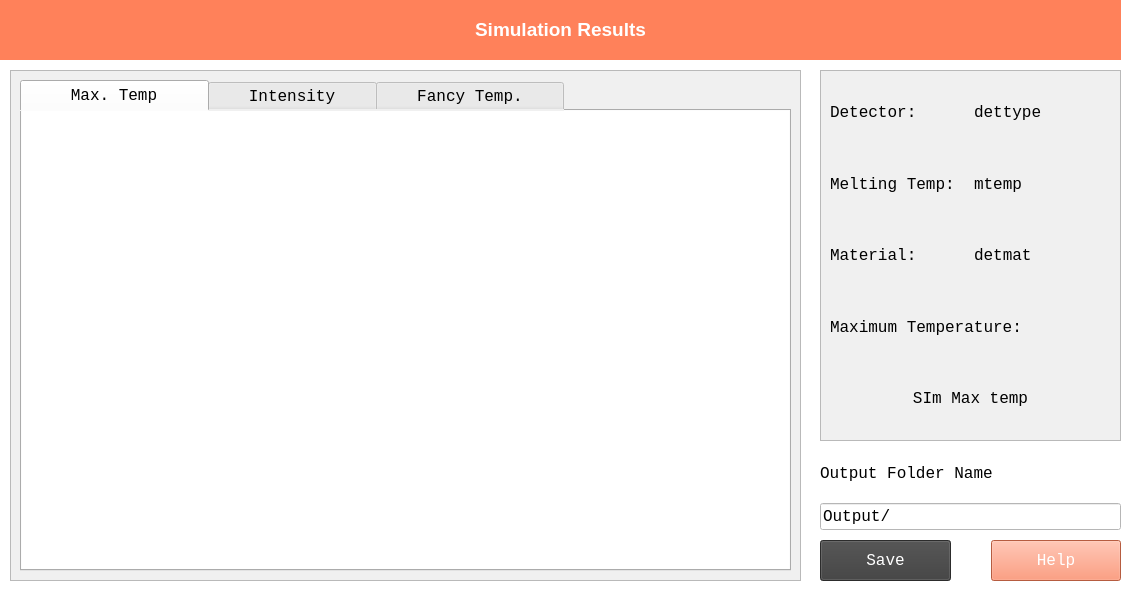
<?xml version="1.0" encoding="UTF-8"?>
<ui version="4.0">
 <class>Form</class>
 <widget class="QWidget" name="Form">
  <property name="geometry">
   <rect>
    <x>0</x>
    <y>0</y>
    <width>1131</width>
    <height>610</height>
   </rect>
  </property>
  <property name="windowTitle">
   <string>Form</string>
  </property>
  <property name="styleSheet">
   <string notr="true">background-color: rgb(255, 255, 255);</string>
  </property>
  <widget class="QFrame" name="frame_6">
   <property name="geometry">
    <rect>
     <x>10</x>
     <y>70</y>
     <width>791</width>
     <height>511</height>
    </rect>
   </property>
   <property name="styleSheet">
    <string notr="true">background-color: rgb(240, 240, 240)
</string>
   </property>
   <property name="frameShape">
    <enum>QFrame::StyledPanel</enum>
   </property>
   <property name="frameShadow">
    <enum>QFrame::Raised</enum>
   </property>
   <layout class="QVBoxLayout" name="verticalLayout_12">
    <item>
     <widget class="QTabWidget" name="tabWidgetTempCp">
      <property name="minimumSize">
       <size>
        <width>0</width>
        <height>17</height>
       </size>
      </property>
      <property name="font">
       <font>
        <family>Courier New</family>
        <pointsize>12</pointsize>
       </font>
      </property>
      <property name="autoFillBackground">
       <bool>false</bool>
      </property>
      <property name="styleSheet">
       <string notr="true">QTabBar::tab 
{
    border-top-color: rgb(61, 61, 61);
    border-color: rgb(61, 61, 61);
    color: white;
    background: rgb(61, 61, 61);
}
QTabBar::tab:selected, 
QTabBar::tab:hover 
{
    background: white;
    color: rgb(0, 0, 0);   
    border-color:  rgb(61, 61, 61);

}
	background-color: rgb(255, 255, 255);</string>
      </property>
      <property name="currentIndex">
       <number>0</number>
      </property>
      <property name="iconSize">
       <size>
        <width>20</width>
        <height>30</height>
       </size>
      </property>
      <widget class="QWidget" name="tab">
       <attribute name="title">
        <string>    Max. Temp    </string>
       </attribute>
       <widget class="QWidget" name="widgetMaxTempVStime" native="true">
        <property name="geometry">
         <rect>
          <x>-10</x>
          <y>-10</y>
          <width>791</width>
          <height>481</height>
         </rect>
        </property>
        <property name="styleSheet">
         <string notr="true">background-color: rgb(255, 255, 255);</string>
        </property>
       </widget>
      </widget>
      <widget class="QWidget" name="tab_2">
       <attribute name="title">
        <string>   Intensity   </string>
       </attribute>
       <widget class="QWidget" name="widgetMaxIntVsTime" native="true">
        <property name="geometry">
         <rect>
          <x>-10</x>
          <y>-10</y>
          <width>781</width>
          <height>471</height>
         </rect>
        </property>
        <property name="styleSheet">
         <string notr="true">background-color: rgb(255, 255, 255);</string>
        </property>
       </widget>
      </widget>
      <widget class="QWidget" name="tab_3">
       <attribute name="title">
        <string>   Fancy Temp.   </string>
       </attribute>
       <widget class="QWidget" name="widgetFanczTemp" native="true">
        <property name="geometry">
         <rect>
          <x>-10</x>
          <y>-10</y>
          <width>781</width>
          <height>481</height>
         </rect>
        </property>
        <property name="styleSheet">
         <string notr="true">background-color: rgb(255, 255, 255);</string>
        </property>
       </widget>
      </widget>
     </widget>
    </item>
   </layout>
  </widget>
  <widget class="QLabel" name="label">
   <property name="geometry">
    <rect>
     <x>0</x>
     <y>0</y>
     <width>1121</width>
     <height>60</height>
    </rect>
   </property>
   <property name="sizePolicy">
    <sizepolicy hsizetype="Preferred" vsizetype="Fixed">
     <horstretch>0</horstretch>
     <verstretch>0</verstretch>
    </sizepolicy>
   </property>
   <property name="minimumSize">
    <size>
     <width>0</width>
     <height>60</height>
    </size>
   </property>
   <property name="cursor">
    <cursorShape>ArrowCursor</cursorShape>
   </property>
   <property name="styleSheet">
    <string notr="true">font: 16pt &quot;Courier New&quot; bold;
color: rgb(255, 255, 255);
background-color: rgb(255, 129, 90)</string>
   </property>
   <property name="frameShape">
    <enum>QFrame::NoFrame</enum>
   </property>
   <property name="text">
    <string>&lt;html&gt;&lt;head/&gt;&lt;body&gt;&lt;p align=&quot;center&quot;&gt;&lt;span style=&quot; font-size:14pt; font-weight:600;&quot;&gt;Simulation Results&lt;/span&gt;&lt;/p&gt;&lt;/body&gt;&lt;/html&gt;</string>
   </property>
   <property name="textFormat">
    <enum>Qt::AutoText</enum>
   </property>
   <property name="alignment">
    <set>Qt::AlignCenter</set>
   </property>
  </widget>
  <widget class="QWidget" name="horizontalLayoutWidget">
   <property name="geometry">
    <rect>
     <x>820</x>
     <y>540</y>
     <width>301</width>
     <height>41</height>
    </rect>
   </property>
   <layout class="QHBoxLayout" name="horizontalLayout">
    <property name="spacing">
     <number>40</number>
    </property>
    <item>
     <widget class="QPushButton" name="pushButtonOutputSave">
      <property name="sizePolicy">
       <sizepolicy hsizetype="Maximum" vsizetype="Maximum">
        <horstretch>0</horstretch>
        <verstretch>0</verstretch>
       </sizepolicy>
      </property>
      <property name="maximumSize">
       <size>
        <width>250</width>
        <height>150</height>
       </size>
      </property>
      <property name="font">
       <font>
        <family>Courier New</family>
        <pointsize>12</pointsize>
        <weight>50</weight>
        <italic>false</italic>
        <bold>false</bold>
       </font>
      </property>
      <property name="styleSheet">
       <string notr="true">background-color: rgb(61, 61, 61);
color: rgb(255, 255, 255);
font: 12pt &quot;Courier New&quot;;</string>
      </property>
      <property name="text">
       <string>Save</string>
      </property>
     </widget>
    </item>
    <item>
     <widget class="QPushButton" name="pushButtonOutputHelp">
      <property name="sizePolicy">
       <sizepolicy hsizetype="Minimum" vsizetype="Minimum">
        <horstretch>0</horstretch>
        <verstretch>0</verstretch>
       </sizepolicy>
      </property>
      <property name="maximumSize">
       <size>
        <width>250</width>
        <height>150</height>
       </size>
      </property>
      <property name="font">
       <font>
        <family>Courier New</family>
        <pointsize>12</pointsize>
        <weight>50</weight>
        <italic>false</italic>
        <bold>false</bold>
       </font>
      </property>
      <property name="styleSheet">
       <string notr="true">background-color: rgb(255, 129, 90);
color: rgb(255, 255, 255);
font: 12pt &quot;Courier New&quot;;</string>
      </property>
      <property name="text">
       <string>Help</string>
      </property>
     </widget>
    </item>
   </layout>
  </widget>
  <widget class="QWidget" name="verticalLayoutWidget">
   <property name="geometry">
    <rect>
     <x>820</x>
     <y>450</y>
     <width>301</width>
     <height>80</height>
    </rect>
   </property>
   <layout class="QVBoxLayout" name="verticalLayout">
    <item>
     <widget class="QLabel" name="label_3">
      <property name="font">
       <font>
        <family>Courier New</family>
        <pointsize>12</pointsize>
        <weight>50</weight>
        <italic>false</italic>
        <bold>false</bold>
       </font>
      </property>
      <property name="styleSheet">
       <string notr="true">font: 12pt &quot;Courier New&quot;;</string>
      </property>
      <property name="text">
       <string>Output Folder Name</string>
      </property>
     </widget>
    </item>
    <item>
     <widget class="QLineEdit" name="lineEditOutputFolderName">
      <property name="font">
       <font>
        <family>Courier New</family>
        <pointsize>12</pointsize>
        <weight>50</weight>
        <italic>false</italic>
        <bold>false</bold>
       </font>
      </property>
      <property name="styleSheet">
       <string notr="true">font: 12pt &quot;Courier New&quot;;</string>
      </property>
      <property name="text">
       <string>Output/</string>
      </property>
     </widget>
    </item>
   </layout>
  </widget>
  <widget class="QFrame" name="frame_7">
   <property name="geometry">
    <rect>
     <x>820</x>
     <y>70</y>
     <width>301</width>
     <height>371</height>
    </rect>
   </property>
   <property name="styleSheet">
    <string notr="true">background-color: rgb(240, 240, 240)
</string>
   </property>
   <property name="frameShape">
    <enum>QFrame::StyledPanel</enum>
   </property>
   <property name="frameShadow">
    <enum>QFrame::Raised</enum>
   </property>
   <layout class="QVBoxLayout" name="verticalLayout_13">
    <item>
     <layout class="QVBoxLayout" name="verticalLayout_2">
      <item>
       <layout class="QHBoxLayout" name="horizontalLayout_2">
        <item>
         <widget class="QLabel" name="label_4">
          <property name="font">
           <font>
            <family>Courier New</family>
            <pointsize>12</pointsize>
            <weight>50</weight>
            <italic>false</italic>
            <bold>false</bold>
           </font>
          </property>
          <property name="styleSheet">
           <string notr="true">font: 12pt &quot;Courier New&quot;;</string>
          </property>
          <property name="text">
           <string>Detector: </string>
          </property>
         </widget>
        </item>
        <item>
         <widget class="QLabel" name="Labeldettype">
          <property name="font">
           <font>
            <family>Courier New</family>
            <pointsize>12</pointsize>
            <weight>50</weight>
            <italic>false</italic>
            <bold>false</bold>
           </font>
          </property>
          <property name="styleSheet">
           <string notr="true">font: 12pt &quot;Courier New&quot;;</string>
          </property>
          <property name="text">
           <string>dettype</string>
          </property>
         </widget>
        </item>
       </layout>
      </item>
      <item>
       <layout class="QHBoxLayout" name="horizontalLayout_3">
        <item>
         <widget class="QLabel" name="label_8">
          <property name="font">
           <font>
            <family>Courier New</family>
            <pointsize>12</pointsize>
            <weight>50</weight>
            <italic>false</italic>
            <bold>false</bold>
           </font>
          </property>
          <property name="styleSheet">
           <string notr="true">font: 12pt &quot;Courier New&quot;;</string>
          </property>
          <property name="text">
           <string>Melting Temp:</string>
          </property>
         </widget>
        </item>
        <item>
         <widget class="QLabel" name="Labelmtemp">
          <property name="font">
           <font>
            <family>Courier New</family>
            <pointsize>12</pointsize>
            <weight>50</weight>
            <italic>false</italic>
            <bold>false</bold>
           </font>
          </property>
          <property name="styleSheet">
           <string notr="true">font: 12pt &quot;Courier New&quot;;</string>
          </property>
          <property name="text">
           <string>mtemp</string>
          </property>
         </widget>
        </item>
       </layout>
      </item>
      <item>
       <layout class="QHBoxLayout" name="horizontalLayout_4">
        <item>
         <widget class="QLabel" name="label_6">
          <property name="font">
           <font>
            <family>Courier New</family>
            <pointsize>12</pointsize>
            <weight>50</weight>
            <italic>false</italic>
            <bold>false</bold>
           </font>
          </property>
          <property name="styleSheet">
           <string notr="true">font: 12pt &quot;Courier New&quot;;</string>
          </property>
          <property name="text">
           <string>Material:</string>
          </property>
         </widget>
        </item>
        <item>
         <widget class="QLabel" name="Labeldetmat">
          <property name="font">
           <font>
            <family>Courier New</family>
            <pointsize>12</pointsize>
            <weight>50</weight>
            <italic>false</italic>
            <bold>false</bold>
           </font>
          </property>
          <property name="styleSheet">
           <string notr="true">font: 12pt &quot;Courier New&quot;;</string>
          </property>
          <property name="text">
           <string>detmat</string>
          </property>
         </widget>
        </item>
       </layout>
      </item>
      <item>
       <widget class="QLabel" name="label_10">
        <property name="font">
         <font>
          <family>Courier New</family>
          <pointsize>12</pointsize>
          <weight>50</weight>
          <italic>false</italic>
          <bold>false</bold>
         </font>
        </property>
        <property name="styleSheet">
         <string notr="true">font: 12pt &quot;Courier New&quot;;</string>
        </property>
        <property name="text">
         <string>Maximum Temperature:</string>
        </property>
       </widget>
      </item>
      <item>
       <widget class="QLabel" name="labelmaxtemp">
        <property name="font">
         <font>
          <family>Courier New</family>
          <pointsize>12</pointsize>
          <weight>50</weight>
          <italic>false</italic>
          <bold>false</bold>
         </font>
        </property>
        <property name="styleSheet">
         <string notr="true">font: 12pt &quot;Courier New&quot;;</string>
        </property>
        <property name="text">
         <string>SIm Max temp</string>
        </property>
        <property name="alignment">
         <set>Qt::AlignCenter</set>
        </property>
       </widget>
      </item>
     </layout>
    </item>
   </layout>
  </widget>
 </widget>
 <resources/>
 <connections/>
</ui>
